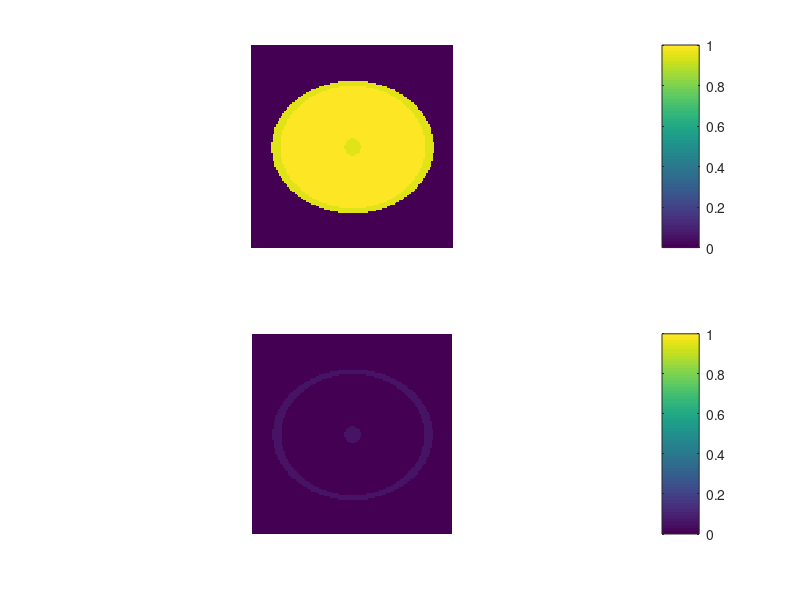

This chart was generated by the following MATLAB code: (Note: this script raises an error after producing the figure.)
%% Multi-echo fat-suppressed MR thermometry using iterative separation 
%% of baseline water and fat images
%
%  Sample function to run on simulated data
%
% Creators: Megan Poorman, William Grissom
% Location: Vanderbilt University Institute of Imaging Science
% Created: 13/2025
% Updated: 05/2030
% Do not reproduce, distribute, or modify without proper citation according
% to license file

clear all; close all;

%% %%%%%%%%%%%%%%%%%%%%%%%%
% algorithm parameters
%%%%%%%%%%%%%%%%%%%%%%%%%
libsource = 'true'; % Switch to use true Water/Fat baseline images or WF separation output ('toolbox')
nciter = 5; % # c iterations
nmiter = 5; % # m iterations
niter = 10; % # outer iterations for script version
lam = 10^-5; % l1 regularization parameter for script version
mthresh = 0.001; % heat-induced frequency threshold for 'significant' heat
stopthresh = 0.0001; % algorithm stopping threshold
initWithPreviousEstimate = 1;


%% %%%%%%%%%%%%%%%%%%%%%%%%%%%%%%%
% scanner+sequence parameters
%%%%%%%%%%%%%%%%%%%%%%%%%%%%%%%%%
b0 = 7; % Tesla
dim = 128; % image size
fatppm = 3.4; % mean fat offset in ppm, used to calculate echo times
fatfrq = b0*42.5778*fatppm; % fat frequency in Hz for echo time calc

% File location of the measurement that is used for simulations
baseline_test_path = 'Data/Processed_DIXON/M0009/baseline_test.mat';

% Provide which echo times are used
te1 = 14.1445*1e-3;        % imgslib: 1.56247*1e-3 | imgsdyn: 14.1445*1e-3 | test: 0.97*1e-3
dt = 2/fatfrq/3;        
num_echoes = 12;        % imgslib: 6 | imgsdyn: 10

tes = te1 + [0:dt:(num_echoes-1)*dt]; % echo time calculation
prc = 1;                % direction of precession (scanner-dependent) +1 = heating induces negative apparent freq shift; -1 = heating induces positive apparent freq shift
order = 3;              % polynomial background phase shift order 
hssig2 = 0.1;           % hot spot sigma^2
dw0shift = 2*pi*0.008;
phi0shift = 0;          % Tx/Rx gain 
alpha = -0.01;          % ppm/deg C;
dynmotind = 2;          % index of motion vector to use for dynamic image
gamma = 42.5778;        % MHz/T
snr = 40;               % add noise
fatPercentage = 0.05;    % 0.5 = 50% fat

disp(tes*1e3);


%% %%%%%%%%%%%%%%%%%%%%%%%%%%%%%%%%
% generate baseline images 
%%%%%%%%%%%%%%%%%%%%%%%%%%%%%%%%%%

water_fat_image = 4;        % Options are:
                            % 1. Original water oval with 3 fat circles inside
                            % 2. Fat shell that surrounds a water oval (shell and oval overap near the edges)
                            % 3. Fat shell that surrounds a water oval + some fatty structures inside the water oval
                            % 4. Fat shell that surrounds a water oval + some fatty structures inside the water oval (regions of sat and bone are small)
                            % 5. Load water / fat / dw0 / R2star image from a .mat file
                            
%--- generate the true W,F images
if water_fat_image == 1
    
    disp('Generating true Water and Fat images');
    [x,y] = meshgrid(-dim/2:dim/2-1);
    WTrue = x.^2 + 1.5*y.^2 <= (0.8*dim/2)^2; % water oval

    f = (x.^2 + y.^2) <= (0.2*dim/2)^2; % small fat circle
    FTrue = circshift(f,[0 -dim/4]) + f + circshift(f,[0 dim/4]); % replicate fat circle
    R2starTrue = zeros(dim);
    dw0True_base = zeros(dim)+dw0shift;

    %apply WF ratio
    WTrue = WTrue*(1-fatPercentage);
    FTrue = FTrue*fatPercentage;
    
elseif water_fat_image == 2
    
    disp('Generating true Water and Fat images');
    [x,y] = meshgrid(-dim/2:dim/2-1);
    WTrue = x.^2 + 1.5*y.^2 <= (0.8*dim/2)^2; % water oval

    FTrue = 1.3*x.^2 + 2.0*y.^2 <= (0.8*dim/2)^2; % Slightly smaller sized fat oval
    FTrue = abs(FTrue - WTrue);
    R2starTrue = zeros(dim);
    dw0True_base = zeros(dim)+dw0shift;

    %apply WF ratio
    WTrue = WTrue*(1-fatPercentage);
    FTrue = FTrue*fatPercentage;
    
elseif water_fat_image == 3
    
    disp('Generating true Water and Fat images');
    [x,y] = meshgrid(-dim/2:dim/2-1);
    WTrue = x.^2 + 1.5*y.^2 <= (0.8*dim/2)^2; % water oval

    FTrue_part1 = 1.3*x.^2 + 2.0*y.^2 <= (0.8*dim/2)^2; % Slightly smaller sized fat oval: SAT
    FTrue_part1 = abs(FTrue_part1 - WTrue);
    FTrue_part2 = (x.^2 + y.^2) <= (0.2*dim/2)^2; % small bone region
    FTrue = FTrue_part1 + FTrue_part2;
    R2starTrue = zeros(dim);
    dw0True_base = zeros(dim)+dw0shift;

    %apply WF ratio
    WTrue = WTrue*(1-fatPercentage);
    FTrue = FTrue*fatPercentage;
    
elseif water_fat_image == 4
    
    disp('Generating true Water and Fat images');
    [x,y] = meshgrid(-dim/2:dim/2-1);
    WTrue = x.^2 + 1.5*y.^2 <= (0.8*dim/2)^2; % water oval

    FTrue_part1 = 1.25*x.^2 + 1.75*y.^2 <= (0.8*dim/2)^2; % Slightly smaller sized fat oval: SAT
    FTrue_part1 = abs(FTrue_part1 - WTrue);
    FTrue_part2 = (x.^2 + y.^2) <= (0.08*dim/2)^2; % small bone region
    FTrue = FTrue_part1 + FTrue_part2;
    R2starTrue = zeros(dim);
    dw0True_base = zeros(dim)+dw0shift;
    
    % Additionally add some fat markers near the coil
    %f = (x.^2 + y.^2) <= (0.05*dim/2)^2; % small fat circle
    %FTrue = FTrue + circshift(f,[-3*dim/8 -3*dim/8]) + circshift(f,[3*dim/8 -3*dim/8]) + ...
    %    circshift(f,[-3*dim/8 3*dim/8]) + circshift(f,[3*dim/8 3*dim/8]);

    %apply WF ratio
    %WTrue = WTrue*(1-fatPercentage);
    FTrue = FTrue*fatPercentage;
    WTrue = WTrue-FTrue;
    
    %FTrue = FTrue * 1e5;
    %WTrue = WTrue * 1e5;
    
elseif water_fat_image == 5
    
    disp('Generating true Water and Fat images');
    load(baseline_test_path);
    WTrue = Wlib(:,:,1);
    FTrue = Flib(:,:,1);
    dim = size(WTrue,1);
    
    R2starTrue = R2starlib(:,:,1);
    dw0True_base = dw0lib(:,:,1);
        
else
    disp('ERROR: the water fat image number that was provided is not yet defined');
end

subplot(2,1,1);
imagesc(abs(WTrue)); colorbar; axis image; axis off;
subplot(2,1,2);
imagesc(abs(FTrue)); colorbar; axis image; axis off;
caxis([0 1]);


%% %%%%%%%%%%%%%%%%%%%%%%%%%%%%%%%%
% Choose a specific hotspot
%%%%%%%%%%%%%%%%%%%%%%%%%%%%%%%%%%

maxtemps = 0:0.0018:0.25; % KEEP 0 as first dyn to get lib with 0 (0:4:40;)

hotspot_ix = 9;       % Options are:
                      % 1. Very small HIFU hotspot in the center of the phantom
                      % 2. Uniform hotspot that is slightly smaller than the water oval
                      % 3. Gradient hotspot that is slightly smaller than the water oval
                      % 4. Uniform hotspot that has the same radius as the water oval
                      % 5. Gradient hotspot that has the same radius as the water oval
                      % 6. Uniform hotspot that has the same radius as the water oval, but the central bone region is excluded
                      % 7. Gradient hotspot that has the same radius as the water oval, but the central bone region is excluded
                      % 8. (small fat + bone) uniform hotspot that has the same radius as the water oval, but the central bone region is excluded
                      % 9. (small fat + bone) uniform hotspot over entire leg
                      % 10. Uniform hotspot positioned in the water part of the loaded leg
                      
%--- generate the hot spot
if hotspot_ix == 1
    
    disp('Generating hotspot');
    [x,y] = meshgrid(-dim/2:dim/2-1);
    hotspot = exp(-hssig2*(x.^2 + y.^2)); % normalized hot spot
    
elseif hotspot_ix == 2
    
    disp('Generating hotspot');
    [x,y] = meshgrid(-dim/2:dim/2-1);
    smaller_radius = 2.5*x.^2 + 3.5*y.^2 <= (0.8*dim/2)^2; % slightly smaller size than water oval
    hotspot = mat2gray(smaller_radius); % Normalize between 0 and 1
    
elseif hotspot_ix == 3
    
    [x,y] = meshgrid(-dim/2:dim/2-1);
    smaller_radius = 2.5*x.^2 + 3.5*y.^2 <= (0.8*dim/2)^2; % same size as water oval
    hotspot = bwdist(abs(smaller_radius-1));
    hotspot = mat2gray(hotspot); % Normalize between 0 and 1
    
elseif hotspot_ix == 4
    
    disp('Generating hotspot');
    [x,y] = meshgrid(-dim/2:dim/2-1);
    same_radius = 1.3*x.^2 + 2.0*y.^2 <= (0.8*dim/2)^2; % same size as water oval
    hotspot = mat2gray(same_radius); % Normalize between 0 and 1
    
elseif hotspot_ix == 5
    
    disp('Generating hotspot');
    [x,y] = meshgrid(-dim/2:dim/2-1);
    same_radius = 1.3*x.^2 + 2.0*y.^2 <= (0.8*dim/2)^2; % same size as water oval
    hotspot = bwdist(abs(same_radius-1));
    hotspot = mat2gray(hotspot); % Normalize between 0 and 1
    
elseif hotspot_ix == 6
    
    disp('Generating hotspot');
    [x,y] = meshgrid(-dim/2:dim/2-1);
    same_radius = 1.3*x.^2 + 2.0*y.^2 <= (0.8*dim/2)^2; % same size as water oval
    bone = (x.^2 + y.^2) <= (0.2*dim/2)^2; % small bone region
    same_radius(bone ~= 0) = 0;
    hotspot = mat2gray(same_radius); % Normalize between 0 and 1
    
elseif hotspot_ix == 7
    
    disp('Generating hotspot');
    [x,y] = meshgrid(-dim/2:dim/2-1);
    same_radius = 1.3*x.^2 + 2.0*y.^2 <= (0.8*dim/2)^2; % same size as water oval
    bone = (x.^2 + y.^2) <= (0.2*dim/2)^2; % small bone region
    same_radius(bone ~= 0) = 0;
    hotspot = bwdist(abs(same_radius-1));
    hotspot = mat2gray(hotspot); % Normalize between 0 and 1
    
elseif hotspot_ix == 8
    
    disp('Generating hotspot');
    [x,y] = meshgrid(-dim/2:dim/2-1);
    %same_radius = 1.15*x.^2 + 1.65*y.^2 <= (0.8*dim/2)^2; % same size as water oval
    same_radius = 1.25*x.^2 + 1.75*y.^2 <= (0.8*dim/2)^2; % Slightly smaller sized fat oval: SAT
    %bone = (x.^2 + y.^2) <= (0.05*dim/2)^2; % small bone region
    bone = (x.^2 + y.^2) <= (0.08*dim/2)^2; % small bone region
    same_radius(bone ~= 0) = 0;
    hotspot = mat2gray(same_radius); % Normalize between 0 and 1    
    
elseif hotspot_ix == 9
    
    disp('Generating hotspot');
    [x,y] = meshgrid(-dim/2:dim/2-1);
    %same_radius = 1.15*x.^2 + 1.65*y.^2 <= (0.8*dim/2)^2; % same size as water oval
    same_radius = x.^2 + 1.5*y.^2 <= (0.8*dim/2)^2; % same size as water oval
    %bone = (x.^2 + y.^2) <= (0.05*dim/2)^2; % small bone region
    %bone = (x.^2 + y.^2) <= (0.08*dim/2)^2; % small bone region
    %same_radius(bone ~= 0) = 0;
    %hotspot = bwdist(abs(same_radius-1));
    hotspot = mat2gray(same_radius); % Normalize between 0 and 1
    
elseif hotspot_ix == 10
    
    disp('Generating hotspot');
    
    summed_WF = abs(WTrue) + abs(FTrue);
    
    WTrue_frac = (abs(WTrue) - min(summed_WF,[],'all')) / (max(summed_WF,[],'all') - min(summed_WF,[],'all'));
    FTrue_frac = (abs(FTrue) - min(summed_WF,[],'all')) / (max(summed_WF,[],'all') - min(summed_WF,[],'all'));
    
    heating_region = WTrue_frac;
    heating_region(heating_region<0.25 & FTrue_frac>0.09) = 0;
    
    heating_region(heating_region>0.05) = 1;
    heating_region(heating_region<=0.05) = 0;
    hotspot = heating_region;
    
else
    disp('ERROR: the hotspot_ix number that was provided is not yet defined');
end

for ii = 1:length(maxtemps)
    hotspotTrue(:,:,ii) = hotspot*alpha*maxtemps(ii)*b0*2*pi*gamma;
end


%% %%%%%%%%%%%%%%%%%%%%%%%%%%%%%%%%
% Generate the remaining factors present in the baseline image
%%%%%%%%%%%%%%%%%%%%%%%%%%%%%%%%%%

%---build polynomial matrix A
disp('Forming A polynomial Matrix');

[yc,xc] = meshgrid(linspace(-1/2,1/2,dim));
yc = yc(:);
xc = xc(:);
A = [];
for yp = 0:order
    for xp = 0:(order-yp)
        A = [A (xc.^xp).*(yc.^yp)];
    end
end

%--- get true polynomial coefficients and spatial phase shift
cTrue = zeros(size(A,2),1) + dw0shift;
AcTrue = reshape(A*cTrue,[dim dim]);% polynomial background phase shift

%--- apply gradient to the initial off resonance map
if water_fat_image == 5 
    % Use the off resonance as obtained from the .mat file
    dw0True = dw0True_base;
else
    %cGrad = ones(size(A,2),1) .* (-1+2*rand(size(A,2),1));
    cGrad = [0.0963 ; -0.7295 ; -0.5856 ; 0.7446 ; 0.6307 ; 0.5737 ; 0.4227 ; 0.6904 ; -0.9726 ; 0.8639];
    dw0True = dw0True_base + 1e-10*(reshape(A*cGrad,[dim dim]));
end

%--- create phi static shift
phiTrue = phi0shift; 

%--- generate library
disp('Generating image library');
motionvec = [0 0 0]; % vector of object positions (integer) [-dim/8 0 dim/8]
for ii = 1:length(motionvec)
    imgslib(:,:,:,ii) = awgn(calcmeimgs(WTrue,FTrue,tes,b0,dw0True,R2starTrue,0,prc),snr,'measured');
end

for ii = 1:length(motionvec) 
    
    % shift the images in first spatial dimension to simulate motion
    imgslib(:,:,:,ii) = circshift(imgslib(:,:,:,ii),motionvec(ii));
    
    % if we will not use Graphcut (usetruewf == 1), we will need the following:
    WTruebase(:,:,ii) = circshift(WTrue,motionvec(ii));
    FTruebase(:,:,ii) = circshift(FTrue,motionvec(ii));
    R2starTruebase(:,:,ii) = circshift(R2starTrue,motionvec(ii));
    dw0Truebase(:,:,ii) = circshift(dw0True,motionvec(ii));
    
    % to test the functions using the true values for all other variables,
    % we need the following:
    hotspotTrueshift(:,:,:,:,ii) = circshift(hotspotTrue,motionvec(ii));
        
    AcTrueshift(:,:,ii) = circshift(AcTrue,motionvec(ii));
    phiTrueshift(:,:,ii) = circshift(phiTrue,motionvec(ii));%MEP 20150727
end


%% %%%%%%%%%%%%%%%%%%%%%%%%%
% generate dynamic images
%%%%%%%%%%%%%%%%%%%%%%%%%%%

disp('Generating Dynamic images');

% Generate the dynamic images using the hotspot as defined in the section 'Choose a specific hotspot'
for ii = 1:length(maxtemps)
    imgsdyn(:,:,:,ii) = awgn(calcmeimgs(WTruebase(:,:,dynmotind).*exp(1i*angle(phiTrueshift(:,:,dynmotind))),FTruebase(:,:,dynmotind).*exp(1i*angle(phiTrueshift(:,:,dynmotind))),...
        tes,b0,dw0Truebase(:,:,dynmotind) + ii*AcTrueshift(:,:,dynmotind),...%MEP 20150727
        R2starTruebase(:,:,dynmotind),hotspotTrueshift(:,:,ii,:,dynmotind),prc),snr,'measured');
end

AcTrue_base = AcTrue;
AcTrue = [];
for ii = 1:length(maxtemps)
    AcTrue(:,:,ii) = ii*AcTrue_base;
end


%% %%%%%%%%%%%%%%%%%%%%%%%%%
% apply averaging
%%%%%%%%%%%%%%%%%%%%%%%%%%%%

num_averages = 3;

% Apply averaging to the original dynamic images
averaged_idx = 1;
imgsdyn_avg = [];
%for ii = 1:floor(length(maxtemps)/num_averages)
for ii = 1:floor(size(imgsdyn,4)/num_averages)
    imgsdyn_avg(:,:,:,ii) = mean(imgsdyn(:,:,:,averaged_idx:averaged_idx+num_averages-1),4);
    averaged_idx = averaged_idx + num_averages;
end

% Also correct the true hotspot and off resonance for averaging (for evaluation)
averaged_idx = 1;
hotspotTrueshift_avg = [];
for ii = 1:floor(length(maxtemps)/num_averages)
    % Hotspot
    %hotspotTrueshift_avg(:,:,ii,1,:) = mean(hotspotTrueshift(:,:,averaged_idx:averaged_idx+num_averages-1,:,:),3);
    hotspotTrueshift_avg(:,:,ii,1,:) = hotspotTrueshift(:,:,averaged_idx+num_averages-1,:,:);
    
    % Off resonance
    AcTrue_avg(:,:,ii) = mean(AcTrue(:,:,averaged_idx:averaged_idx+num_averages-1),3);
    %AcTrue_avg(:,:,ii) = AcTrue(:,:,averaged_idx+num_averages-1);
    
    averaged_idx = averaged_idx + num_averages;
end

subplot(1,5,1);
imagesc(angle(imgsdyn(:,:,1,1))); colorbar;
subplot(1,5,2);
imagesc(angle(imgsdyn(:,:,1,2))); colorbar;
subplot(1,5,3);
imagesc(angle(imgsdyn(:,:,1,3))); colorbar;
subplot(1,5,4);
imagesc(angle(imgsdyn_avg(:,:,1,1))); colorbar; title('averaged');
subplot(1,5,5);
imagesc(angle(imgsdyn_avg(:,:,1,1)) - angle(imgsdyn(:,:,1,3))); colorbar; title('difference');


%% Determine SNR: defined as the mean / std over dynamics

scan = imgsdyn; % imgsdyn | imgsdyn_avg
SNR = squeeze(mean(permute(scan,[4,1,2,3]),1)./std(permute(scan,[4,1,2,3])));
for i = 1:size(SNR,3)
    subplot(2,ceil(size(SNR,3)/2),i);
    imagesc(abs(SNR(:,:,i))); title(['echo ' num2str(i)]); colorbar;
end


%% Provide a visualization on the phantom that is to be evaluated

% Original image
subplot(2,3,1);
imagesc(abs(WTrue)); axis image; axis off; colorbar; title('Water');
subplot(2,3,2);
imagesc(abs(FTrue)); axis image; axis off; colorbar; title('Fat');
%subplot(2,4,3);
%imagesc(abs(imgslib(:,:,3,2))); axis image; colorbar; title('Combined acc. to equation');
subplot(2,3,4);
imagesc(R2starTruebase(:,:,2)); axis image; axis off; colorbar; title('R2*');
subplot(2,3,5);
imagesc(dw0Truebase(:,:,2)); axis image;axis off;  colorbar; title('Initial off resonance');

% Factors applied
subplot(2,3,3);
imagesc(AcTrueshift(:,:,2)); axis image; axis off; colorbar; title('Drift');
subplot(2,3,6);
imagesc(hotspotTrue(:,:,2)); axis image; axis off; colorbar; title('Heated area');


%% %%%%%%%%%%%%%%%%%%%%%%%%%%%%%%%%%%%%%%%%%%%%%%%%%
% apply water/fat separation to baseline images
%%%%%%%%%%%%%%%%%%%%%%%%%%%%%%%%%%%%%%%%%%%%%%%%%
disp('Separating baseline WF');
%libsource = 'toolbox';
switch libsource
    
    case 'toolbox'
        disp('using toolbox');
        % Set recon parameters
        R2star_range = [10 100 91];                  % [minimum | maximum | number_for_quantization]
        off_resonance_range = [-900 900 750];     % [minimum | maximum | number_for_quantization]
        itr = 100;                                  % Number of graph cut iterations
        lambda = 0.05;                              % Regularization parameter
        theshold = 0.05;                            % Threshold
        %fatmodel.frequency = [0.59 0.49 -0.5 -1.95 -2.46 -2.68 -3.10 -3.40 -3.80];
        %fatmodel.relAmps = [0.0538 0.01 0.0399 0.014 0.0598 0.0798 0.0598 0.5932 0.0897];
        if ~exist('fatmodel','var')
            algoParams = getReconParams(R2star_range,off_resonance_range,itr,lambda,theshold);
        else
            algoParams = getReconParams(R2star_range,off_resonance_range,itr,lambda,theshold,fatmodel);
        end
        info = ['Data\Processed_DIXON\M',num2str(7,'%04u'),'\DIXON_info.mat']; info = load(info);

        % WF separation is done for each dynamic individually with image size of [ nx | ny | 1 | ncoils | nTE ]
        for ii = 1:size(imgslib,4)
        %for ii = 1:1
            % Image data parameters
            GRE_info.imgdef.slice_orientation_TRA_SAG_COR.uniq = 1;
            GRE_info.imgdef.echo_time.uniq = tes*1e3;
            GRE_info.pardef.Water_Fat_shift_pixels = str2double(info.pardef.Water_Fat_shift_pixels);
            GRE_info.imgdef.pixel_spacing_x_y.uniq = info.imgdef.pixel_spacing_x_y.uniq;
            GRE_info.imgdef.slice_thickness_in_mm.uniq = info.imgdef.slice_thickness.uniq;
            frequency_system = 298.034563*1e6;
            imDataParams = getImDataParams(GRE_info,imgslib(:,:,:,ii),'test',frequency_system,b0,prc);

            % Perform Mixed-Magnitude method initialized with the Graph Cut method
            disp(['.. Executing baseline library dynamic ' num2str(ii) ' out of ' num2str(size(imgslib,4))]);
            outParams = fw_i2cm1i_3pluspoint_hernando_graphcut(imDataParams,algoParams);
            %outParams = fw_i2xm1c_3pluspoint_hernando_mixedfit(imDataParams,algoParams);
            %outParams = fw_i2cm0c_3pluspoint_tsaojiang(imDataParams,algoParams);
            
            % Combine data (water, fat, off-resonance and R2*) of individual dynamics
            Wlib(:,:,ii) = outParams.species(1).amps;
            Flib(:,:,ii) = outParams.species(2).amps;
            dw0lib(:,:,ii) = outParams.fieldmap*2*pi;
            R2starlib(:,:,ii) = outParams.r2starmap;
            
        end
        
        % W_voxel = ones(1,1); F_voxel = ones(1,1); dw0_voxel = zeros(1,1); R2star_voxel = 80*ones(1,1);
        % t = linspace(0,20e-3,500);
        % signal_over_time = calcmeimgs(W_voxel,F_voxel,t,b0,dw0_voxel,R2star_voxel,0,prc);
        % plot(t*1e3,abs(squeeze(signal_over_time)), 'LineWidth',3);
        % xlabel('time [ms]');
        % ylabel('signal');
        % a = get(gca,'XTickLabel');
        % set(gca,'XTickLabel',a,'fontsize',18)
        
    case 'true'
        disp('using true water/fat');
        Wlib = WTruebase;
        Flib = FTruebase;
        dw0lib = dw0Truebase;
        R2starlib = R2starTruebase;
        
end

% Provide a visualization (magnitude and phase) of acquired water/fat separation
for i = 1:size(Wlib,3)
    subplot(4,size(Wlib,3),i);
    imagesc(abs(Wlib(:,:,i))); axis off; title(['Water | dyn ' num2str(i)]); axis image;
    subplot(4,size(Wlib,3),size(Wlib,3)+i); 
    imagesc(abs(Flib(:,:,i))); axis off; title(['Fat | dyn ' num2str(i)]); axis image;
    subplot(4,size(Wlib,3),2*size(Wlib,3)+i);
    imagesc(angle(Wlib(:,:,i))); axis off; title(['Water | dyn ' num2str(i)]); axis image;
    subplot(4,size(Wlib,3),3*size(Wlib,3)+i); 
    imagesc(angle(Flib(:,:,i))); axis off; title(['Fat | dyn ' num2str(i)]); axis image;
end


%% Difference between true and reconstructed W/F

% figure(1);
% subplot(2,3,1);
% imagesc(abs(Wlib(:,:,1))); colorbar; axis image; axis off; title('recon');
% subplot(2,3,2);
% imagesc(abs(WTruebase(:,:,1))); colorbar; axis image; axis off; title('true');
% subplot(2,3,3);
% imagesc(abs(Wlib(:,:,1)).*body_mask - abs(WTruebase(:,:,1)).*body_mask); colorbar; axis image; axis off; title('difference');
% subplot(2,3,4);
% imagesc(abs(Flib(:,:,1))); colorbar; axis image; axis off; title('recon');
% subplot(2,3,5);
% imagesc(abs(FTruebase(:,:,1))); colorbar; axis image; axis off; title('true');
% subplot(2,3,6);
% imagesc(abs(Flib(:,:,1)).*body_mask - abs(FTruebase(:,:,1)).*body_mask); colorbar; axis image; axis off; title('difference');
% 
% figure(2);
% subplot(2,3,1);
% imagesc(angle(Wlib(:,:,1))); colorbar; axis image; axis off; title('recon');
% subplot(2,3,2);
% imagesc(angle(WTruebase(:,:,1))); colorbar; axis image; axis off; title('true');
% subplot(2,3,3);
% imagesc(angle(Wlib(:,:,1)).*body_mask - angle(WTruebase(:,:,1)).*body_mask); colorbar; axis image; axis off; title('difference');
% subplot(2,3,4);
% imagesc(angle(Flib(:,:,1))); colorbar; axis image; axis off; title('recon');
% subplot(2,3,5);
% imagesc(angle(FTruebase(:,:,1))); colorbar; axis image; axis off; title('true');
% subplot(2,3,6);
% imagesc(angle(Flib(:,:,1)).*body_mask - angle(FTruebase(:,:,1)).*body_mask); colorbar; axis image; axis off; title('difference');
% 
% %dw0lib = lib.dw0lib;
% figure(3);
% subplot(2,3,1);
% imagesc(dw0lib(:,:,1)); colorbar; axis image; axis off; title('recon');
% subplot(2,3,2);
% imagesc(dw0Truebase(:,:,1)); colorbar; axis image; axis off; title('true');
% subplot(2,3,3);
% imagesc(dw0Truebase(:,:,1).*body_mask - dw0lib(:,:,1).*body_mask); colorbar; axis image; axis off; title('difference');
% subplot(2,3,4);
% imagesc(R2starlib(:,:,1)); colorbar; axis image; axis off; title('recon');
% subplot(2,3,5);
% imagesc(R2starTruebase(:,:,1)); colorbar; axis image; axis off; title('true');
% subplot(2,3,6);
% imagesc(R2starTruebase(:,:,1).*body_mask - R2starlib(:,:,1).*body_mask); colorbar; axis image; axis off; title('difference');

        
%% Optimalisation of masking parameters - keep on updating parameters until satisfied
% Three parameters are to be optimized for the fat, body and no-signal masks:
%   1. th_fat    - threshold in fat/water image to assign voxels to fat mask 
%   2. no_signal - threshold in respectively water and fat image to define low signal region
%   3. SE        - structure element to erode thick fatty regions

th_fat = 0.01;              % Higher value results in smaller 'fat' mask
no_signal = [0.03 0.03]; 	% Higher value results in larger 'no signal' mask
SE = strel('diamond', 0);   % Larger SE means thinner fat mask, but if too large we keep the original non-eroded mask
body_factor = 1;            % Larger values result in larger body mask

% Compute the fat, body and no signal mask with current parameters
[fat_mask,body_mask,signal_mask] = get_fatty_regions(Wlib(:,:,1), Flib(:,:,1), 1, [dim dim], th_fat, no_signal, SE);

% Provide a visualization
set(0,'DefaultFigureWindowStyle','docked'); % make visualization docked
subplot(1,3,1); imagesc(fat_mask); axis image; set(gca,'XTick',[]); set(gca,'YTick',[]); title('fat mask');
subplot(1,3,2); imagesc(body_mask); axis image; set(gca,'XTick',[]); set(gca,'YTick',[]); title('body mask');
subplot(1,3,3); imagesc(signal_mask); axis image; set(gca,'XTick',[]); set(gca,'YTick',[]); title('no signal mask');
set(0,'DefaultFigureWindowStyle','normal'); % back to undocked visualization


%% Algorithm parameters

% Only algorithm parameters may be altered, which does not hold for scanner 
% and sequence since those parameters are constant

% Selection of fat model and construction of algorithm parameters
num_fat_peaks = 9;                          % Choose an x-peak model, options are:
                                            % [ 3 | 4 | 5 | 6 | 7 | 9 ] 
fatmodel = get_fatmodel(num_fat_peaks);

% Parameter structure: algorithm parameters
algp.order = 5;                 % Polynomial / spherical background phase shift order 
algp.method = 'poly';           % 'poly' for polynomial and 'spher' for spherical harmonics
algp.nmiter = 5;                % # m iterations
algp.nciter = 5;                % # c iterations
algp.mthresh = 0.001;           % heat-induced frequency threshold for 'significant' heat
algp.stopthresh = 1e-5;         % algorithm stopping threshold
algp.modeltest = 0;             % feature where heating is not optimized for and a residual is computed (no heating is expected)
algp.lam = 0;                   % l1 regularization parameter for script version
algp.fat_l1 = 1;                % 0: l1 norm calculated in whole slice | 1: l1 norm only calculated in fats
algp.max = 0.15;              	% Percentage value (between 0 and 0.5) to cap outliers in the heating process (m_postprocess)
algp.sigma = 3;               	% Value for gaussian filter as a final post-processin step of heating
algp.suppress_info = 0;         % Whether command window information is shown per iteration or not
algp.Ac_const = 0;              % Whether we evaluate with (0) or without (1) accounting for any drift
initWithPreviousEstimate = 1;   % Parameter to speed up the algorithm

% Parameter structure: algorithm masking parameters
algp.th_fat = th_fat;           % threshold for fat definition for when l1 norm is only calculated in fats
algp.no_signal = no_signal; 	% threshold for percentage of voxel intensity in water and fat image to specify as voxel without signal
algp.SE = SE;                   % Stucturing Element used as final step to erode the thick fatty regions
algp.body_factor = body_factor; % Value used to vary the threshold for the in-phase image
algp.Nstd_ol = 2;               % Filter out local extreme values in the fat border
algp.neighbours = 0;            % Define local neighbourhood
algp.min_nb = 0;                % Eliminate voxels at the fat-tissue interface from the fat mask (value between 0 and 8)

% Parameter structure: scan parameters
scanp.dim = [size(imgsdyn,1) size(imgsdyn,2)];
scanp.b0 = b0;
scanp.tes = tes;
scanp.prc = prc;

% Parameter structure: baseline library
lib.Wlib = Wlib;
lib.Flib = Flib;
lib.dw0lib = dw0lib;
lib.R2starlib = R2starlib;
lib.fatmodel = fatmodel;        % x-peak fat model (defined prior to water/fat recon)

% Visualize the mask that is used for the salomir fit
mask = remove_outer_border_pixels(fat_mask,abs(imgslib(:,:,1,1)),algp.min_nb);
imagesc(mask); axis off; axis image;


%% Perform iterative optimization to separate the temperature and drift fields
clear lib cfunc mfunc;
disp('Optimization of multi-echo fat-suppressed MR thermometry has started..')

% Updates onto the parameter structures
lib.Wlib = Wlib;
lib.Flib = Flib;
lib.dw0lib = dw0lib;                 	% Update static off resonance | Options: 'dw0lib' or 'dw0corr' 
lib.R2starlib = R2starlib;
lib.fatmodel = fatmodel;
scanp.tes = tes;                       	% Update echo times to the ones used for the optimization part
rad2degC = 1/(2*pi*b0*alpha*gamma);     % Factor to convert temperature to radians

hsmask = (hotspotTrueshift(:,:,end,:,dynmotind)*rad2degC) > 0.01;
hsmask = imclose(hsmask,strel('disk',20));

mfunc = [];

% Provide which dynamics are to be implemented in the optimization
show_ix = 1;    % size(imgsdyn,4)
init_ix = 138;
averaging = 0;  % Specify of averaging of dynamics is used (1) or not (0)

tic
% lam_params = [1e-9,1e-8,1e-7,1e-6,1e-5,1e-4,1e-3,1e-2,1e-1,1];
% for ilam = 1:length(lam_params)
%     disp(['lam ' num2str(ilam)]);
%     algp.lam = lam_params(ilam);
for ii = init_ix:init_ix+show_ix-1
    % Select if averaging is adopted or not
    if averaging
        dyn_img = imgsdyn_avg(:,:,:,ii);
        TrueAc = AcTrue_avg;
        TrueT = hotspotTrueshift_avg;
    else
        dyn_img = imgsdyn(:,:,:,ii);
        TrueAc = AcTrue;
        TrueT = hotspotTrueshift;
    end

    disp(['dyn ' num2str(ii)]);
    if initWithPreviousEstimate && ii == init_ix
        [mfunc(:,:,ii),wts(:,ii),Acfunc(:,:,ii),cfunc(:,ii),A,phi(:,:,ii)] = ...
            thermo_hybrid_waterfat(dyn_img, algp, scanp, lib,1,0,zeros(dim,dim));
%         [mfunc(:,:,ii,ilam),wts(:,ii),Acfunc(:,:,ii),cfunc(:,ii),A,phi(:,:,ii)] = ...
%             thermo_hybrid_waterfat(dyn_img, algp, scanp, lib,1,0,zeros(dim,dim));
    elseif initWithPreviousEstimate && ii > init_ix
        [mfunc(:,:,ii),wts(:,ii),Acfunc(:,:,ii),cfunc(:,ii),A,phi(:,:,ii)] = ...
            thermo_hybrid_waterfat(dyn_img, algp, scanp, lib,1,0,mfunc(:,:,ii-1));
%         [mfunc(:,:,ii,ilam),wts(:,ii),Acfunc(:,:,ii),cfunc(:,ii),A,phi(:,:,ii)] = ...
%             thermo_hybrid_waterfat(dyn_img, algp, scanp, lib,1,0,mfunc(:,:,ii-1));
    else
        %phi switch off, m switch on (solve for temperature without Tx/Rx gain)
        [mfunc(:,:,ii),wts(:,ii),Acfunc(:,:,ii),cfunc(:,ii),A,phi(:,:,ii)] = ...
            thermo_hybrid_waterfat(dyn_img, algp, scanp, lib,1,0); 
%         [mfunc(:,:,ii,ilam),wts(:,ii),Acfunc(:,:,ii),cfunc(:,ii),A,phi(:,:,ii)] = ...
%             thermo_hybrid_waterfat(dyn_img, algp, scanp, lib,1,0); 
    end
    lib.cinit = cfunc(:,ii);
    lib.Acinit = Acfunc(:,:,ii);

%         found_temp = mfunc(:,:,ii); found_temp = found_temp(hsmask == 1);
%         true_temp = TrueT(:,:,ii,:,dynmotind); true_temp = true_temp(hsmask == 1);
%         RMSE_func(ilam,ii) = sqrt(abs(mean(found_temp*rad2degC - true_temp*rad2degC)));
%     end
end
toc


%%
dyn = 138;

% Acquire masks
fat_mask_rmse = imbinarize(Flib(:,:,1));
water_mask_rmse = hsmask - imbinarize(Flib(:,:,1));

% 1D array for body, fats and water
found_temp = mfunc(:,:,dyn); 
true_temp = TrueT(:,:,dyn,1,dynmotind); 
found_temp_body = found_temp(body_mask == 1); 
true_temp_body = true_temp(body_mask == 1); 
found_temp_fats = found_temp(fat_mask_rmse == 1); 
true_temp_fats = true_temp(fat_mask_rmse == 1); 
found_temp_water = found_temp(water_mask_rmse == 1);
true_temp_water = true_temp(water_mask_rmse == 1);

% Compute root mean squared error
RMSE_body = sqrt(mean((found_temp_body(:)*rad2degC - true_temp_body(:)*rad2degC).^2));
RMSE_fats = sqrt(mean((found_temp_fats(:)*rad2degC - true_temp_fats(:)*rad2degC).^2));
RMSE_water = sqrt(mean((found_temp_water(:)*rad2degC - true_temp_water(:)*rad2degC).^2));

disp(['body: ' num2str(RMSE_body)]);
disp(['fats: ' num2str(RMSE_fats)]);
disp(['water: ' num2str(RMSE_water)]);


%%
dyn = 138;
fig = figure;
subplot(1,3,1);
imagesc(mfunc(:,:,dyn)*rad2degC); colorbar; title('predicted'); axis image; axis off;
subplot(1,3,2);
imagesc(TrueT(:,:,dyn,:,dynmotind)*rad2degC); colorbar; title('true'); axis image; axis off;
subplot(1,3,3);
imagesc(mfunc(:,:,dyn)*rad2degC - TrueT(:,:,dyn,:,dynmotind)*rad2degC); colorbar; title('difference'); axis image; axis off;

saveas(gcf,['D:\Thesis\Data\Patient water-fat reconstructed data\Water-Fat content evaluation\WaterFatContent_' num2str(fatPercentage) '.png']);

%% Root Mean Squared Error (RMSE) evaluation of water/fat content

composition = [0.05,0.1,0.15,0.2,0.25,0.3,0.35,0.4,0.45,0.5,0.55,0.6,0.65,0.7,0.75,0.8,0.85,0.90,0.95,0.96,0.97,0.98,0.99,1];
body_rmse = [0.079983,0.086386,0.09419,0.096392,0.095243,0.096836,0.098895,0.097531,0.098608,0.095441,0.096757,0.094697,0.092773,0.090841,0.091705,0.089743,0.087967,0.086896,0.1013,0.12074,0.1748,0.32653,1.575,0.13686];
fat_rmse = [0.065227,0.071627,0.079032,0.081123,0.079399,0.080554,0.081634,0.080176,0.080137,0.075586,0.075639,0.071832,0.067748,0.06204,0.057439,0.04539,0.03023,0.0071216,0.12294,0.19575,0.35194,0.72877,3.6379,0.2466];
water_rmse = [0.083004,0.089434,0.09734,0.09957,0.098524,0.1002,0.10245,0.1011,0.10238,0.099445,0.10099,0.099209,0.097621,0.096248,0.097898,0.097113,0.096469,0.096303,0.095644,0.095518,0.095476,0.095309,0.097788,0.095191];

set(gcf,'color','w');
plot(composition(1:end-2),body_rmse(1:end-2),'LineWidth',3);
hold on;
plot(composition(1:end-2),fat_rmse(1:end-2),'LineWidth',3);
hold on;
plot(composition(1:end-2),water_rmse(1:end-2),'LineWidth',3);
hold off;
ax = gca;
ax.FontSize = 16; 
ylabel('RMSE [^0C]','FontSize',20);
xlabel('fat / water composition','FontSize',20);
legend({'body','fat','water'},'Location','northwest','FontSize',14);


%%
% subplot(1,3,1);
% imagesc(Acfunc(:,:,dyn)); colorbar; title('predicted'); axis image; axis off;
% subplot(1,3,2);
% imagesc(TrueAc(:,:,dyn)*rad2degC); colorbar; title('true'); axis image; axis off;
% subplot(1,3,3);
% imagesc(Acfunc(:,:,dyn) - TrueAc(:,:,dyn)); colorbar; title('difference'); axis image; axis off;
% 
% %% Plot the estimated off resonance and temperature frequency for each dynamic
% dynamics = 5;
% plot_ix2 = 1;
% 
% body_mask = body_mask(:,:,1);
% 
% for ii = init_ix:init_ix+dynamics-1
%     subplot(6,dynamics,plot_ix2)
%     imagesc(Acfunc(:,:,ii).*body_mask); axis image; colorbar; title(['Predicted Ac | dynamic ' num2str(ii)]);
%     subplot(6,dynamics,plot_ix2+dynamics)
%     imagesc(TrueAc(:,:,ii).*body_mask); axis image; colorbar; title(['True Ac | dynamic ' num2str(ii)]);
%     subplot(6,dynamics,plot_ix2+2*dynamics)
%     imagesc((Acfunc(:,:,ii)-TrueAc(:,:,ii)).*body_mask); axis image; colorbar; title(['Difference Ac | dynamic ' num2str(ii)]);
%     subplot(6,dynamics,plot_ix2+3*dynamics)
%     min_value = min(TrueT(:,:,ii,:,dynmotind),[],'all'); % [min_value+min_value/10 0.01]
%     imagesc(mfunc(:,:,ii).*body_mask); axis image; colorbar; title(['Predicted hotspot | dynamic ' num2str(ii)]);
%     subplot(6,dynamics,plot_ix2+4*dynamics)
%     imagesc(TrueT(:,:,ii,:,dynmotind).*body_mask); axis image; colorbar; title(['True hotspot | dynamic ' num2str(ii)]);
%     subplot(6,dynamics,plot_ix2+5*dynamics)
%     imagesc((mfunc(:,:,ii) - TrueT(:,:,ii,:,dynmotind)).*body_mask); axis image; colorbar; title(['Difference hotspot | dynamic ' num2str(ii)]);
%     
%     plot_ix2 = plot_ix2 + 1;
% end
% 
% %% Provide a visualization with a step size
% num_plots = [2 5];
% step_size = round(size(mfunc,3)/(num_plots(1)*num_plots(2)));
% 
% figure; plot_ix = 1;
% for ii = init_ix:step_size:size(mfunc,3)
%     subplot(num_plots(1),num_plots(2),plot_ix);
%     imagesc(mfunc(:,:,ii).*body_mask*rad2degC, [-1,2]); axis image; axis off; colorbar; title(['dynamic ' num2str(ii)]);
%     plot_ix = plot_ix + 1;
% end
% 
% figure; plot_ix = 1;
% for ii = init_ix:step_size:size(mfunc,3)
%     subplot(num_plots(1),num_plots(2),plot_ix);
%     imagesc(Acfunc(:,:,ii).*body_mask); axis image; axis off; colorbar; title(['dynamic ' num2str(ii)]);
%     plot_ix = plot_ix + 1;
% end
% 
% %% Lineplot of temperature over time in a specfic pixel
% x_pixels = [floor(size(lib.Wlib,1)/4),floor(3*size(lib.Wlib,1)/4),floor(  size(lib.Wlib,1)/4),floor(3*size(lib.Wlib,1)/4)];
% y_pixels = [floor(size(lib.Wlib,2)/4),floor(  size(lib.Wlib,2)/4),floor(3*size(lib.Wlib,2)/5),floor(3*size(lib.Wlib,2)/4)];
% figure;
% for ii = 1:length(x_pixels)
%     subplot(2,length(x_pixels),ii); im_add = zeros(scanp.dim); im_add(x_pixels(ii),y_pixels(ii)) = 1;
%     imagesc(mat2gray(abs(lib.Wlib(:,:,1)))+im_add); axis image;
%     subplot(2,length(x_pixels),ii+length(x_pixels));
%     plot(squeeze(mfunc(x_pixels(ii),y_pixels(ii),:))*rad2degC);
% end
% 
% 
% %% Phase unwrapping
% 
% % Apply phase unwrapping with ROMEO
% addpath(genpath('D:\ROMEO\matlab'))   % Add the ROMEO software to the directory
% addpath(genpath('D:\Thesis'))         % Add the data folder to the directory
% 
% % Phase unwrapping of the water signal at t=0
% % Set parameter settings and define the output path
% parameters.output_dir = fullfile(['D:\Thesis\Data\Processed_DIXON\M0007\','wrapping_phase_correction']);
% parameters.mask = 'nomask';
% mkdir(parameters.output_dir);
% % Load the magnitude and phase image with dimensions [ x y z echoes ]
% echo = 1;
% dyn = 1;
% disp(['Dynamic ' num2str(dyn) ' of ' num2str(1)]);
% parameters.mag = abs(imgslib(:,:,echo,dyn));
% phase = angle(imgslib(:,:,echo,dyn));
% [unwrapped_water(:,:,dyn), ~] = ROMEO(phase, parameters);
% 
% imagesc(unwrapped_water)
